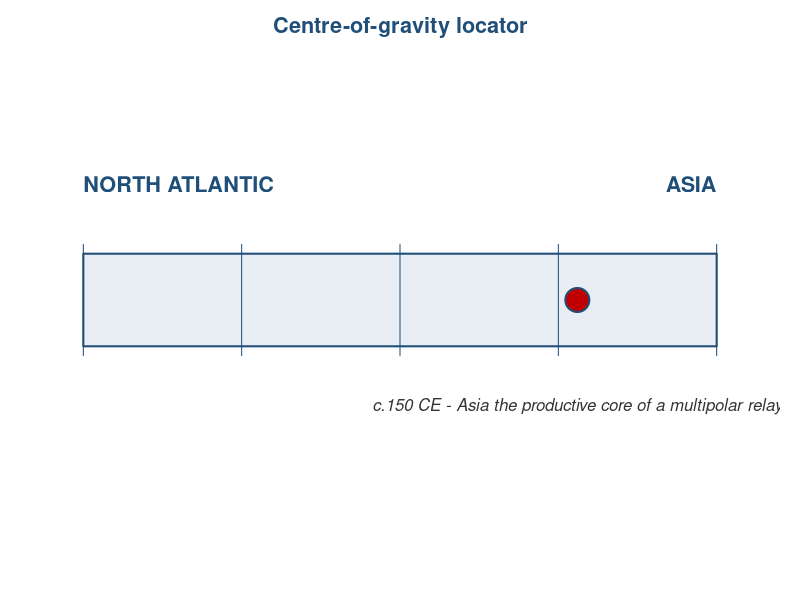
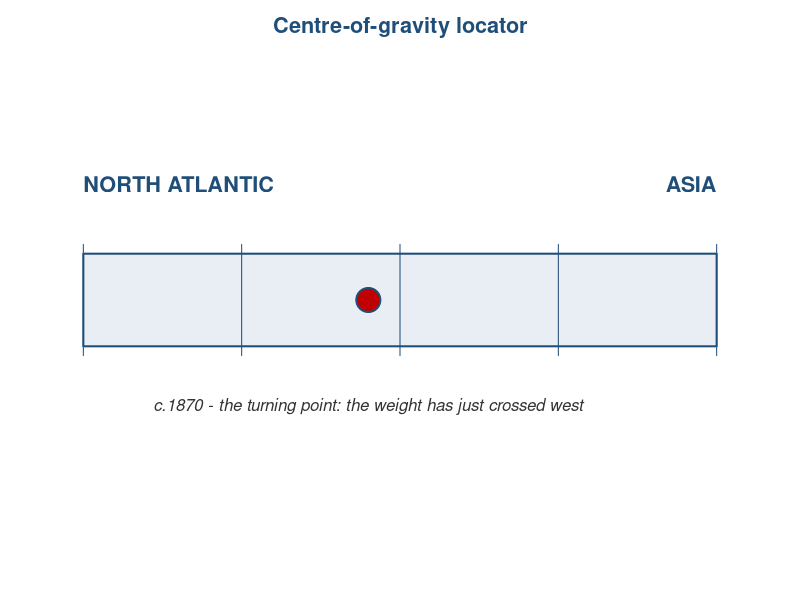

Recreate these plots in R, in order.
# Placeholder "centre-of-gravity locator" figures (house style: R base graphics, ECU blue).
# A spectrum from the North Atlantic (left) to Asia (right) -- map convention, west on the left --
# with a marker for the period.
# Replace with the real per-chapter locator maps in the figure programme.

base_blue <- "#1f4e79"
accent    <- "#c00000"

make_locator <- function(file, pos, caption) {
  png(file, width = 1400, height = 460, res = 150)
  par(mar = c(2.5, 1, 2.5, 1))
  plot(NA, xlim = c(0, 1), ylim = c(0, 1), axes = FALSE, xlab = "", ylab = "")
  # spectrum bar
  rect(0.05, 0.40, 0.95, 0.60, col = "#e9eef4", border = base_blue, lwd = 2)
  # pole labels
  text(0.05, 0.75, "NORTH ATLANTIC",  col = base_blue, font = 2, cex = 1.3, adj = 0)
  text(0.95, 0.75, "ASIA",            col = base_blue, font = 2, cex = 1.3, adj = 1)
  # ticks
  segments(seq(0.05, 0.95, length.out = 5), 0.38,
           seq(0.05, 0.95, length.out = 5), 0.62, col = base_blue, lwd = 1)
  # marker
  x <- 0.05 + pos * 0.90
  points(x, 0.50, pch = 19, cex = 3.2, col = accent)
  points(x, 0.50, pch = 21, cex = 3.2, col = base_blue, lwd = 2)
  text(x, 0.27, caption, col = "#333333", font = 3, cex = 1.0)
  title(main = "Centre-of-gravity locator", col.main = base_blue, cex.main = 1.3)
  dev.off()
}

# pos is measured west (0) -> east (1), matching the flipped axis.
# Positions are Asia's income / (Asia + North Atlantic income), from
# data/working/cog_gdp_shares.csv. See data/working/COG_LOCATOR_MEMO.md.
# ch02 is a population share, because no income estimate reaches back that far.
make_locator("cog-locator-02.png", 0.78, "c.150 CE - Asia the productive core of a multipolar relay")
make_locator("cog-locator-07.png", 0.45, "c.1870 - the turning point: the weight has just crossed west")
cat("locator figures written\n")
